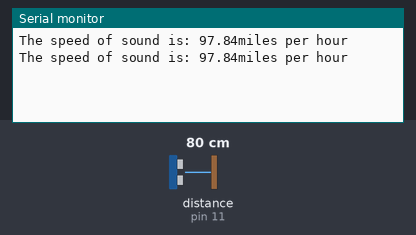
The sketch below on a simulated Arduino Uno, built with avr-gcc and run on an emulated ATmega328P. Parts: the last lines printed to the serial monitor. Wiring (inferred from the names in the program): ultrasonic range finder: trigger pin 13; echo pin 11. Inputs (shaded band) come from the test bench; at power-on: distance to the obstacle (sensor on pin 11) 80 cm. The echo pulse lasts 58.3 µs per cm.

Above: at 3.8 s.
3.9 s: distance to the obstacle (sensor on pin 11) set to 2 cm
At 6.8 s:
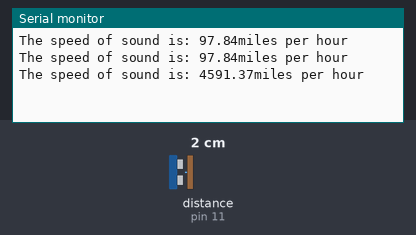
7.8 s: distance to the obstacle (sensor on pin 11) set to 4 cm
At 10.4 s:
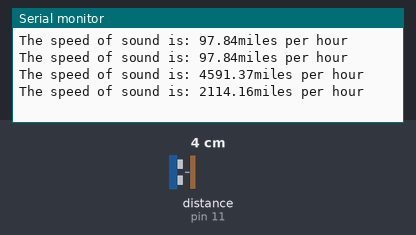
Timing chart, 0 to 11.9 s (numbered marks = the images above; inputs shaded):
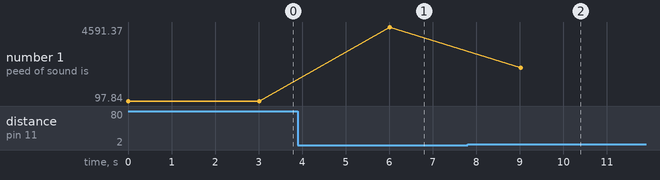

The sketch:

UltrasonicSensorSpeedOfSoundCode.ino
```cpp
int trigPin=13; //Sensor trig pin is connected to 13
int echoPin=11; //Sensor echo pin is connected to 11
float pingTime; //Time for ping to hit and return
float speedOfSound; //We will calculate the speed of sound
float targetDistance=4;


void setup() {
  // put your setup code here, to run once:

  Serial.begin(9600); //Turn on serial port
  pinMode(trigPin, OUTPUT); //Set trig pin as an output
  pinMode(echoPin, INPUT); //Set echo pin as an input


}

void loop() {
  // put your main code here, to run repeatedly:

  digitalWrite(trigPin, LOW); //Set trigger pin low
  delayMicroseconds(2000); //Pause to let signal settle
  digitalWrite(trigPin, HIGH); //Set trigger pin high
  delayMicroseconds(10); //Pasue with trigger pin HIGH
  digitalWrite(trigPin,LOW); //Finish trigger pulse by bringing it low

  pingTime = pulseIn(echoPin,HIGH); //Measure ping travel time in microseconds

  speedOfSound = 2*targetDistance/pingTime;  //Give us speed in inches per microseconds
  speedOfSound = speedOfSound/63360*1000000*3600;  //Gives us speed in miles per hour

  Serial.print("The speed of sound is: ");
  Serial.print(speedOfSound);
  Serial.println("miles per hour");
  delay(3000);
}
```

Measured:
- after the input at 3.9 s, the serial monitor: prints a new line after 2.1 s (image 1)
- after the input at 7.8 s, the serial monitor: prints a new line after 1.2 s (image 2)
- plotted number 1: 97.84 → 4591.37 after the input at 3.9 s, 4591.37 → 2114.16 after the input at 7.8 s
